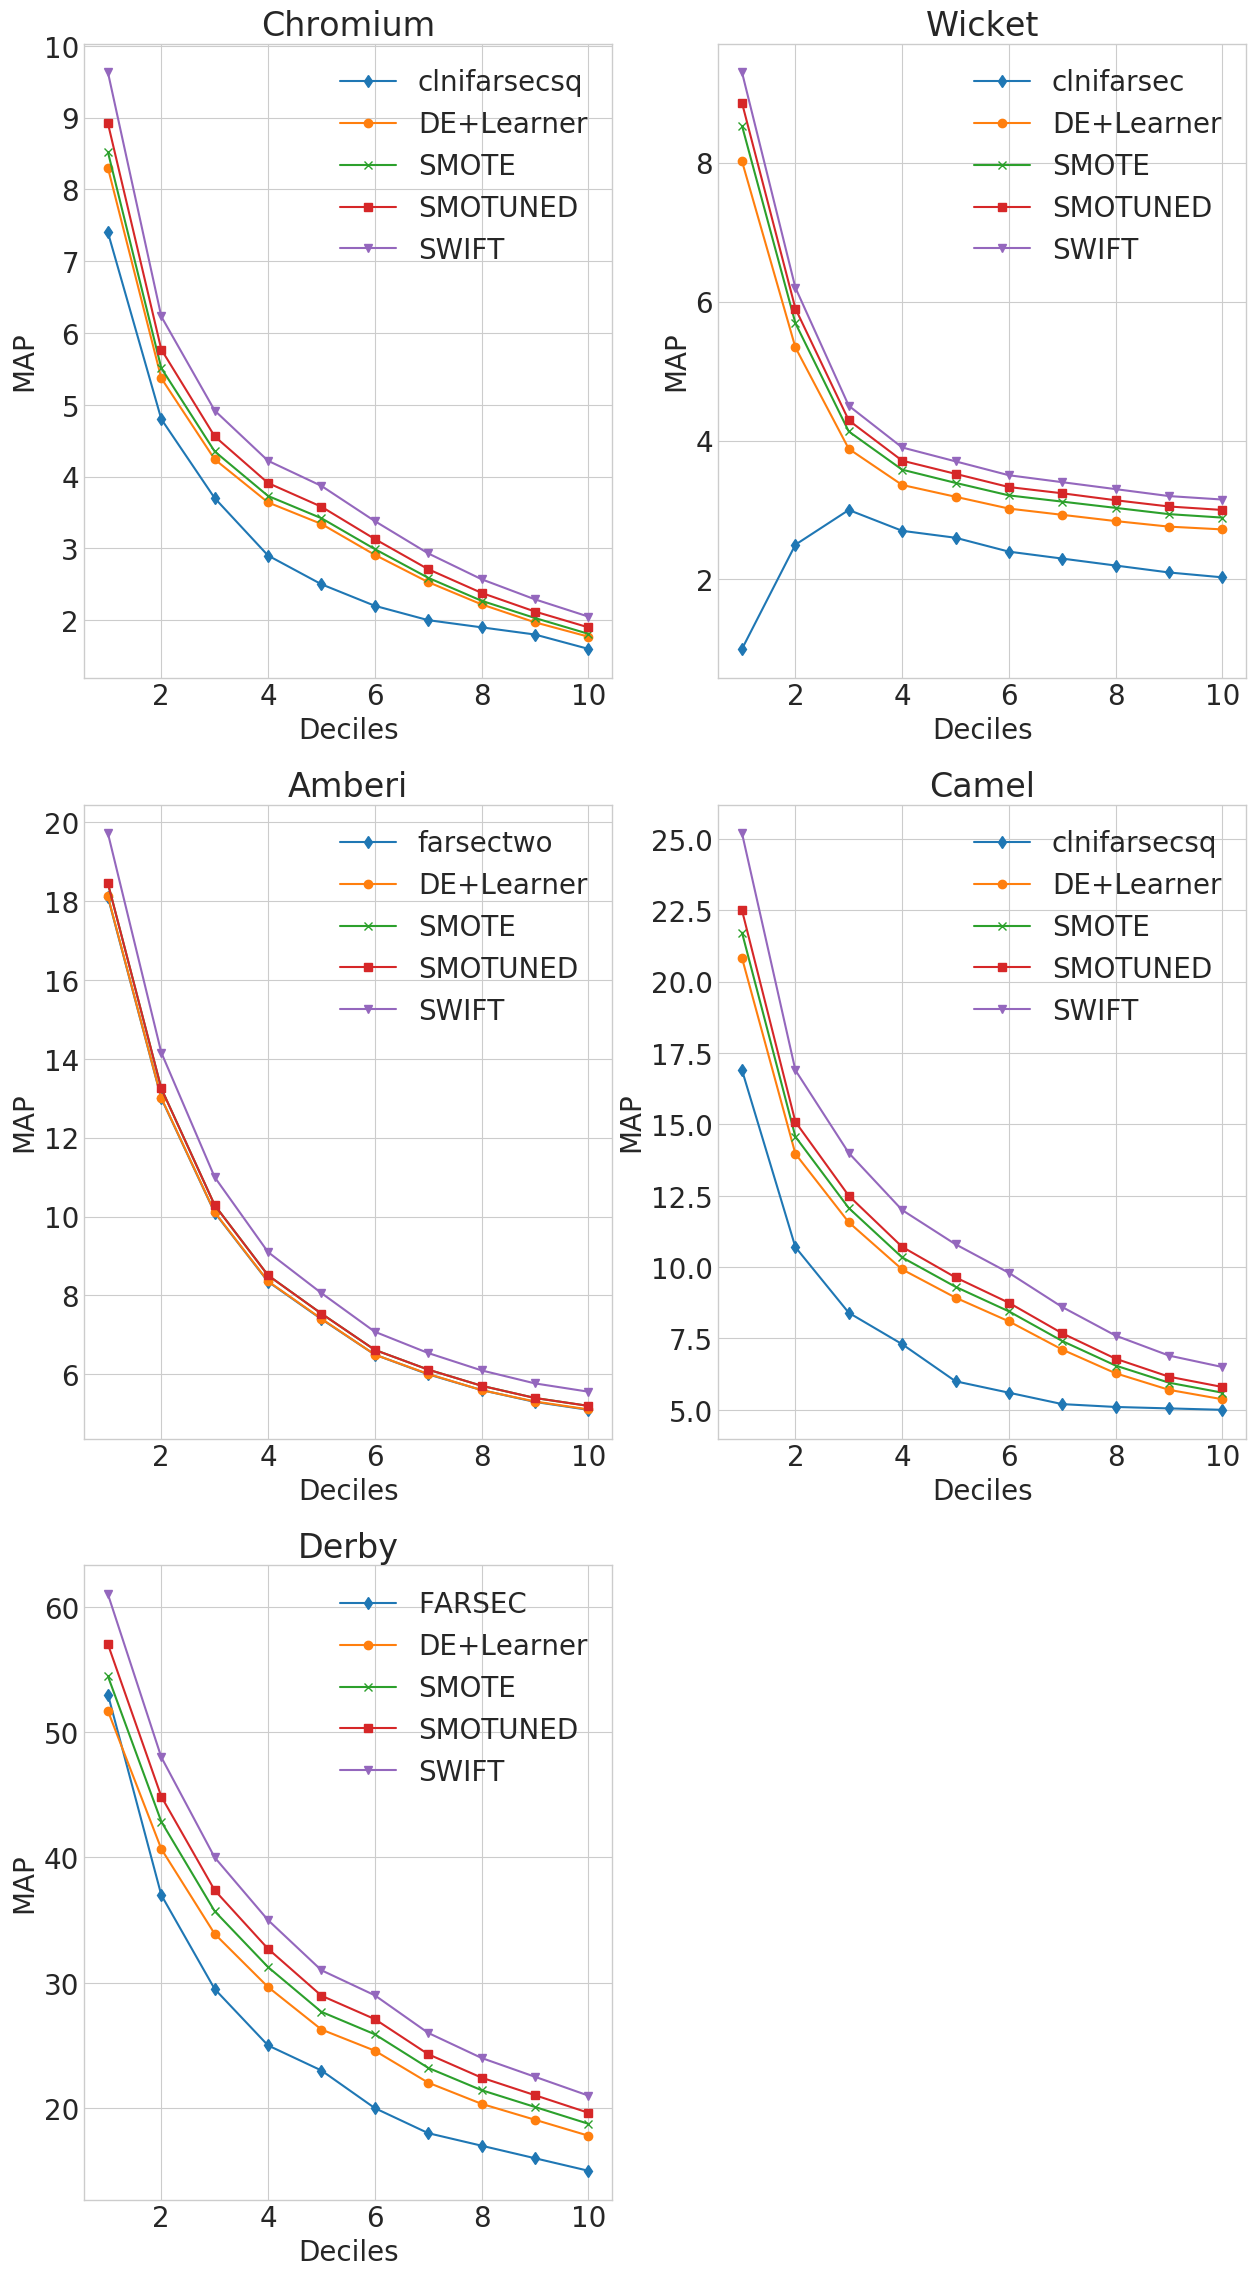

Generate this figure with Python:
import matplotlib.pyplot as plt

plt.style.use('seaborn-whitegrid')

font = {'family': 'normal',
        'size': 20}
plt.rc('font', **font)

deciles = list(range(1, 11))

# chromium_baseline = [0.1, 0.2, 0.3, 0.4, 0.5, 0.6, 0.7, 0.8, 0.9, 1.0]
chromium_farsec_values = [7.4, 4.8, 3.7, 2.9, 2.5, 2.2, 2.0, 1.9, 1.8, 1.6]
chromium_de_values = [8.3, 5.37, 4.24, 3.64, 3.34, 2.91, 2.53, 2.22, 1.97, 1.77]
chromium_smote_values = [8.52, 5.51, 4.35, 3.73, 3.42, 2.99, 2.59, 2.27, 2.03, 1.81]
chromium_smotuned_values = [8.92, 5.77, 4.56, 3.91, 3.58, 3.13, 2.71, 2.38, 2.12, 1.9]
chromium_swift_values = [9.63, 6.23, 4.92, 4.22, 3.87, 3.38, 2.93, 2.57, 2.29, 2.05]

# fig,axs=plt.subplots(nrows,ncols,figsize=(width,height))
fig, axs = plt.subplots(3, 2, figsize=(15, 28))

# axs[0, 0].plot(deciles, chromium_baseline, '->', label='Baseline')
axs[0, 0].plot(deciles, chromium_farsec_values, '-d', label='clnifarsecsq')
axs[0, 0].plot(deciles, chromium_de_values, '-o', label='DE+Learner')
axs[0, 0].plot(deciles, chromium_smote_values, '-x', label='SMOTE')
axs[0, 0].plot(deciles, chromium_smotuned_values, '-s', label='SMOTUNED')
axs[0, 0].plot(deciles, chromium_swift_values, '-v', label='SWIFT')
axs[0, 0].set(xlabel='Deciles',
              ylabel='MAP',
              title='Chromium')

axs[0, 0].legend()

# wicket_baseline = [0.1, 0.2, 0.3, 0.4, 0.5, 0.6, 0.7, 0.8, 0.9, 1.0]
wicket_farsec_values = [1.0, 2.5, 3.0, 2.7, 2.6, 2.4, 2.3, 2.2, 2.1, 2.03]
wicket_de_values = [8.02, 5.34, 3.88, 3.36, 3.19, 3.02, 2.93, 2.84, 2.76, 2.72]
wicket_smote_values = [8.53, 5.69, 4.13, 3.58, 3.39, 3.21, 3.12, 3.03, 2.94, 2.89]
wicket_smotuned_values = [8.86, 5.9, 4.29, 3.71, 3.52, 3.33, 3.24, 3.14, 3.05, 3.0]
wicket_swift_values = [9.3, 6.2, 4.5, 3.9, 3.7, 3.5, 3.4, 3.3, 3.2, 3.15]

# axs[0, 1].plot(deciles, wicket_baseline, '->', label='Baseline')
axs[0, 1].plot(deciles, wicket_farsec_values, '-d', label='clnifarsec')
axs[0, 1].plot(deciles, wicket_de_values, '-o', label='DE+Learner')
axs[0, 1].plot(deciles, wicket_smote_values, '-x', label='SMOTE')
axs[0, 1].plot(deciles, wicket_smotuned_values, '-s', label='SMOTUNED')
axs[0, 1].plot(deciles, wicket_swift_values, '-v', label='SWIFT')
axs[0, 1].set(xlabel='Deciles',
              ylabel='MAP',
              title='Wicket')

axs[0, 1].legend()

# amberi_baseline = [0.1, 0.2, 0.3, 0.4, 0.5, 0.6, 0.7, 0.8, 0.9, 1.0]
amberi_farsec_values = [18.1, 13, 10.1, 8.35, 7.4, 6.5, 6.0, 5.6, 5.3, 5.1]
amberi_de_values = [18.12, 13.01, 10.11, 8.36, 7.41, 6.5, 6.01, 5.6, 5.31, 5.11]
amberi_smote_values = [18.45, 13.25, 10.29, 8.51, 7.54, 6.62, 6.12, 5.71, 5.4, 5.2]
amberi_smotuned_values = [18.45, 13.25, 10.29, 8.51, 7.54, 6.62, 6.12, 5.71, 5.4, 5.2]
amberi_swift_values = [19.72, 14.16, 11.0, 9.1, 8.06, 7.08, 6.54, 6.1, 5.77, 5.56]

# axs[1, 0].plot(deciles, amberi_baseline, '->', label='Baseline')
axs[1, 0].plot(deciles, amberi_farsec_values, '-d', label='farsectwo')
axs[1, 0].plot(deciles, amberi_de_values, '-o', label='DE+Learner')
axs[1, 0].plot(deciles, amberi_smote_values, '-x', label='SMOTE')
axs[1, 0].plot(deciles, amberi_smotuned_values, '-s', label='SMOTUNED')
axs[1, 0].plot(deciles, amberi_swift_values, '-v', label='SWIFT')
axs[1, 0].set(xlabel='Deciles',
              ylabel='MAP',
              title='Amberi')

axs[1, 0].legend()

# camel_baseline = [0.1, 0.2, 0.3, 0.4, 0.5, 0.6, 0.7, 0.8, 0.9, 1.0]
camel_farsec_values = [16.9, 10.7, 8.4, 7.3, 6.0, 5.6, 5.2, 5.1, 5.05, 5.0]
camel_de_values = [20.83, 13.97, 11.57, 9.92, 8.93, 8.1, 7.11, 6.28, 5.7, 5.37]
camel_smote_values = [21.72, 14.57, 12.07, 10.34, 9.31, 8.45, 7.41, 6.55, 5.95, 5.6]
camel_smotuned_values = [22.5, 15.09, 12.5, 10.71, 9.64, 8.75, 7.68, 6.79, 6.16, 5.8]
camel_swift_values = [25.2, 16.9, 14, 12.0, 10.8, 9.8, 8.6, 7.6, 6.9, 6.5]

# axs[1, 1].plot(deciles, camel_baseline, '->', label='Baseline')
axs[1, 1].plot(deciles, camel_farsec_values, '-d', label='clnifarsecsq')
axs[1, 1].plot(deciles, camel_de_values, '-o', label='DE+Learner')
axs[1, 1].plot(deciles, camel_smote_values, '-x', label='SMOTE')
axs[1, 1].plot(deciles, camel_smotuned_values, '-s', label='SMOTUNED')
axs[1, 1].plot(deciles, camel_swift_values, '-v', label='SWIFT')
axs[1, 1].set(xlabel='Deciles',
              ylabel='MAP',
              title='Camel')

axs[1, 1].legend()

# derby_baseline = [0.1, 0.2, 0.3, 0.4, 0.5, 0.6, 0.7, 0.8, 0.9, 1.0]
derby_farsec_values = [53, 37, 29.5, 25, 23, 20, 18, 17, 16, 15]
derby_de_values = [51.69, 40.68, 33.9, 29.66, 26.27, 24.58, 22.03, 20.34, 19.07, 17.8]
derby_smote_values = [54.46, 42.86, 35.71, 31.25, 27.68, 25.89, 23.21, 21.43, 20.09, 18.75]
derby_smotuned_values = [57.01, 44.86, 37.38, 32.71, 28.97, 27.1, 24.3, 22.43, 21.03, 19.63]
derby_swift_values = [61, 48, 40, 35, 31, 29, 26, 24, 22.5, 21]

# axs[2, 0].plot(deciles, derby_baseline, '->', label='Baseline')
axs[2, 0].plot(deciles, derby_farsec_values, '-d', label='FARSEC')
axs[2, 0].plot(deciles, derby_de_values, '-o', label='DE+Learner')
axs[2, 0].plot(deciles, derby_smote_values, '-x', label='SMOTE')
axs[2, 0].plot(deciles, derby_smotuned_values, '-s', label='SMOTUNED')
axs[2, 0].plot(deciles, derby_swift_values, '-v', label='SWIFT')
axs[2, 0].set(xlabel='Deciles',
              ylabel='MAP',
              title='Derby')

axs[2, 0].legend()

fig.subplots_adjust(hspace=0.2)
fig.delaxes(axs[2, 1])

plt.savefig("MAP.png", bbox_inches='tight')
plt.show()
